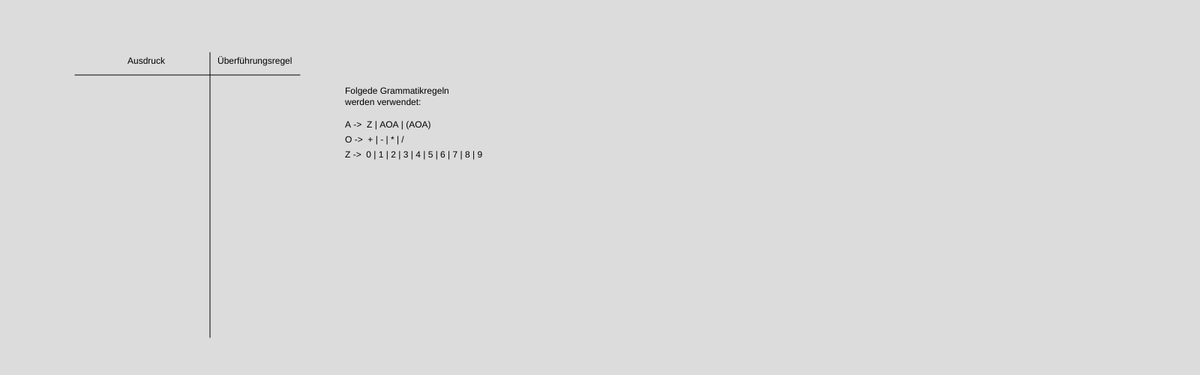
Frame 1 (no input)
Frame 60 (no input): identical to frame 1, image omitted
Frame 120 (the mouse pressed at the canvas centre since frame 60): identical to frame 1, image omitted

The p5.js sketch that drew this single still picture (run headless with seeded random() and noise() and a simulated clock; from frame 60 on, the mouse is pressed at the canvas centre):

// p5.js sketch
// ── sketch.js


//Hier werden die Ausdrücke und Regeln gesammelt
//welche mit expand() generiert werden
var ausdruckListe = ["A"];
var regelListe = [];

//der jetzige Ausdruck
var ausdruck = "A";

//Hier wird eine maximale Rekursionstiefe
//festgelegt
var expansionCount = 0;
var maxExpansions = 7;

//ein Intervalobjekt, wichtig um die Animationsgeschwindigkeit 
//mit der Funktion setInterval() einzustellen
var interval;

//Input
var inpTime = 0;
var buttonAnimation;

//Wichtig für das Zeichnen der Tabelleneinträge
var counter = 0;
var tableHeight = 125;
var pauseTime = 1500;


//Die Grammatik Regeln 
//als 2-dimensionale Arrays in einem dictionary
var rules = {
  "A": [
    ["Z"],
    ["A", "O", "A"],
    ["(", "A", "O", "A", ")"]
  ],
  "O": [
    ["*"],
    ["+"],
    ["/"],
    ["-"]
  ],
  "Z": [
    ["0"],
    ["1"],
    ["2"],
    ["3"],
    ["4"],
    ["5"],
    ["6"],
    ["7"],
    ["8"],
    ["9"]
  ]
};

function setup() {
  createCanvas(1600, 500);
  background(220);

  //Inputfenster um die Animationsgeschwindigkeit einzustellen
  createP("Geben Sie die Animationsgeschwindigkeit ein (in Sek.):");
  createP("(Beispiel für Eingabe: 2)");
  inpTime = createInput();
  inpTime.changed(changePauseTime);

  //Button um die Animation zu starten
  buttonAnimation = createButton("Arithmetischen Ausdruck erzeugen");
  buttonAnimation.mousePressed(startAnimation);

  //Die Tabelle und die Regeln, werden initial einmal gedruckt
  drawTable();
  drawRules();
}


function draw() {

}

function startAnimation(){

  //Hier löschen wir die vorherigen Einträge
  //(überzeichnen sie)
  background(220);
  drawTable();
  drawRules();

  //Wir müssen alle verwendeten globalen Variablen
  //zurücksetzen
  tableHeight = 125;
  expansionCount = 0;
  maxExpansions = 5;
  ausdruck = "A";
  counter = 0;
  ausdruckListe = ["A"];
  regelListe = [];

  //Wir rufen expand() Funktion auf um
  //die Ausdruck -und die Regelliste zu generieren
  expand("A", []);
  console.log(ausdruckListe);
  console.log(regelListe);

  //Falls der User die Animationsgeschwindigkeit verändert hat,
  //ändern wir sie hier
  changePauseTime();
  
  //Hier wird die Animation gedruckt
  interval = setInterval(drawAnimation, pauseTime);
}



function changePauseTime() {
  if (inpTime.value() != ""){
    pauseTime = inpTime.value() *1000;
  }
}

function drawRules() {
  text("Folgede Grammatikregeln", 460, 125);
  text("werden verwendet:", 460, 140);
  text("A ->  Z | AOA | (AOA)", 460, 170);
  text("O ->  + | - | * | /", 460, 190);
  text("Z ->  0 | 1 | 2 | 3 | 4 | 5 | 6 | 7 | 8 | 9", 460, 210);
}

function drawTable() {
  stroke(0,0,0);
  line(100, 100, 400, 100);
  line(280, 70, 280, 450);
  stroke(220);
  text("Überführungsregel", 290, 85);
  text("Ausdruck", 170, 85);
}





//Rekursive Funktion, welche Mathematische Ausdrücke
//und die Überführungsregeln generiert und in Listen speichert
function expand(start, expansion){

  //Wir rufen die Funktion nur auf, falls sich start als key 
  //in unserem dictionary rules befindet
  if (rules[start]){
    //Hier verhindern wir zu große Ausdrücke indem wir nach einer bestimmten 
    //Rekurstionstiefe immer die Regel A -> Z für A anwenden
    expansionCount++;
    if (expansionCount >= maxExpansions && start == "A"){
      regelListe.push(start + " -> Z");
      ausdruck = ausdruck.replace(start, "Z");
      ausdruckListe.push(ausdruck);
      expand("Z", expansion);
      return;}
    //Wir wählen zufällig ein Unterarray (von den Arrays "A", "O" oder "Z") aus
    //und vermerken die angewandte Regel in der regelListe
    var pick = random(rules[start]);
    regelListe.push(start + " -> " + pick.join(" "));

    //Unser Ausdruck wächst und verändert sich mit angewandten Regeln
    //Wir speichern jeden veränderten Ausdruck in der Ausdruckliste
    ausdruck = ausdruck.replace(start, pick.join(" "));
    ausdruckListe.push(ausdruck);

    //Falls wir ["A", "O", "A"] oder ["(", "A", "O", "A", ")"], expandieren wir
    //jedes Element
    for (var i = 0; i < pick.length; i++){
      expand(pick[i], expansion);
    }
  } else {
    //Falls start keiner der Ausdrücke "A", "O" oder "Z" ist,
    //fügen wir ihn der expansion zu
    expansion.push(start);
  }
  return;
}

//Hier zeichnen wir die Ausdrücke und Regeln zeilenweise
//auf die Canvas
//tableHeight hilft uns an die richtige Position zu zeichnen
//counter hilft uns zu identifizieren, ob wir die letzte, oder
//erste Zeile zeichnen
function drawAnimation(){

  //Die erste Zeile
  if (counter == 0){
    text(ausdruckListe[counter], 120, tableHeight);
    tableHeight = tableHeight + 15;
    counter++;
    return;
  }

  //Die letzte Zeile
  if (ausdruckListe.length == counter){

    text(ausdruckListe[counter], 120, tableHeight);
    clearInterval(interval);
    return;
  }

  text(ausdruckListe[counter], 120, tableHeight);
  text(regelListe[counter -1], 310, tableHeight);
  counter++;
  tableHeight = tableHeight + 15;
}







// ── dokumentation.html
<!DOCTYPE html>
<html lang="en">
  <head>
    <meta charset="utf-8" />
    <meta name="viewport" content="width=device-width, initial-scale=1.0">

    <title>Sketch</title>

    <link rel="stylesheet" type="text/css" href="style.css">


  </head>

  <body>
    <header>
        <nav>
            <ul>
                <li><a href="index.html">Animation</a></li>
                <li><a href="dokumentation.html">Dokumentation</a></li>
            </ul>
        </nav>
  

      </header>
        <br>
        <br>
        <br>
        <p>Technisch: 
            
            <br>
            <br>
            Ich habe das p5.js Framework für die Darstellung des Generators für arithmetische Ausdrücke, also der Tabelle und den Regeln, verwendet.
        </p>
        <p>Fachlich: 
            <br>
            <br>
            Ich habe mich für keine Farbunterlegung der Regeln entschieden, weil ich finde, dass die Umwandlung des Ausdrucks besser in einer Tabelle, Schritt für Schritt, nachzuvollziehen ist.
            <br>
            <br>
            Ich habe mich erstmal darauf konzentriert die richtigen grammatischen Regeln zu finden um die gewünschten arithmetischen Ausdrücke zu zeichnen.
            <br>
            Ich habe mich dazu entschieden die Regeln als Arrays in einem dictionary zu speichern:

            <br>
            <br>
            <img src="images/regeln.png" alt="grammatische Regeln">
            <br>
            <br>


            Dann brauchte ich eine Funktion mit der ich arithmetische Ausdrücke generieren kann.
            <br>
            Ich habe mich hier für eine rekursive Funktion entschieden, die mir die veränderten Ausdrücke und Regeln in jeweils einem Array speichert.
            <br>
            So kann ich später auf diese Arrays zugreifen und mit setInterval() die Animationsgeschwindigkeit bestimmen.

            <br>
            <br>
            <img src="images/expand.png" alt="expand Funktion">
            <br>
            <br>

            Damit ich nicht sehr viele Parameter an jede Funktion übergeben muss, habe ich mich für globale Variablen entschieden.

            <br>
            <br>
            <img src="images/globaleVariablen.png" alt="globale Variablen">
            <br>
            <br>

            Hier sind noch ein paar Hilfsfunktion, die ich benötige um die Animationsgeschwindigkeit einzustellen, die Tabelle und die Regeln zu zeichnen.

            <br>
            <br>
            <img src="images/hilfsfunktionen.png" alt="Hilfsfunktionen">
            <br>
            <br>

            Als nächsten Schritt musste ich die jeweils nächste Zeile zeichnen können. Ich mache das mit drawAnimation()

            <br>
            <br>
            <img src="images/drawAnimation.png" alt="drawAnimation() Funktion">
            <br>
            <br>

            Um die Animation zu starten, benutze ich startAnimation(), welche drawAnimation() mit setInterval() aufruft, 
            also abhängig von einer eingestellten Animationsgeschwindigkeit ist. 
            <br>
            Ausserdem löscht diese Funktion den vorherigen Ausdruck aus der Tabelle, bevor sie einen neuen beginnt

            <br>
            <br>
            <img src="images/startAnimation.png" alt="startAnimation()">
            <br>
            <br>

            Hier noch die setup() Funktion mit den Buttons, welche die genannten Funktionen auslösen

            <br>
            <br>
            <img src="images/setupFunktion.png" alt="setup Funktion">
            <br>
            <br>

        </p>


  </body>
</html>
